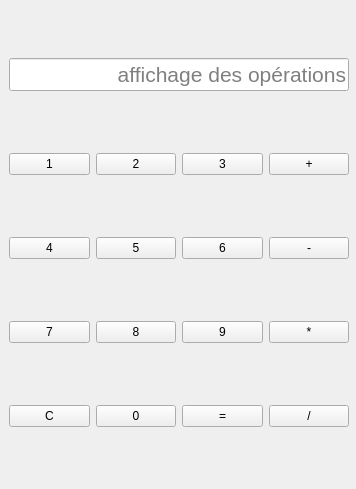
<?xml version="1.0" encoding="UTF-8"?>
<ui version="4.0">
 <class>Calculatrice</class>
 <widget class="QWidget" name="Calculatrice">
  <property name="geometry">
   <rect>
    <x>0</x>
    <y>0</y>
    <width>356</width>
    <height>489</height>
   </rect>
  </property>
  <property name="windowTitle">
   <string>Calculatrice</string>
  </property>
  <widget class="QWidget" name="">
   <property name="geometry">
    <rect>
     <x>9</x>
     <y>2</y>
     <width>340</width>
     <height>481</height>
    </rect>
   </property>
   <layout class="QGridLayout" name="gridLayout">
    <item row="0" column="0" colspan="4">
     <widget class="QLineEdit" name="lineEdit">
      <property name="font">
       <font>
        <pointsize>16</pointsize>
       </font>
      </property>
      <property name="layoutDirection">
       <enum>Qt::LeftToRight</enum>
      </property>
      <property name="text">
       <string/>
      </property>
      <property name="alignment">
       <set>Qt::AlignRight|Qt::AlignTrailing|Qt::AlignVCenter</set>
      </property>
      <property name="placeholderText">
       <string>affichage des opérations</string>
      </property>
     </widget>
    </item>
    <item row="1" column="0">
     <widget class="QPushButton" name="pushButton1">
      <property name="minimumSize">
       <size>
        <width>0</width>
        <height>0</height>
       </size>
      </property>
      <property name="text">
       <string>1</string>
      </property>
     </widget>
    </item>
    <item row="1" column="1">
     <widget class="QPushButton" name="pushButton2">
      <property name="minimumSize">
       <size>
        <width>0</width>
        <height>0</height>
       </size>
      </property>
      <property name="text">
       <string>2</string>
      </property>
     </widget>
    </item>
    <item row="1" column="2">
     <widget class="QPushButton" name="pushButton3">
      <property name="minimumSize">
       <size>
        <width>0</width>
        <height>0</height>
       </size>
      </property>
      <property name="baseSize">
       <size>
        <width>20</width>
        <height>20</height>
       </size>
      </property>
      <property name="text">
       <string>3</string>
      </property>
     </widget>
    </item>
    <item row="1" column="3">
     <widget class="QPushButton" name="pushButtonPlus">
      <property name="minimumSize">
       <size>
        <width>0</width>
        <height>0</height>
       </size>
      </property>
      <property name="text">
       <string>+</string>
      </property>
     </widget>
    </item>
    <item row="2" column="0">
     <widget class="QPushButton" name="pushButton4">
      <property name="minimumSize">
       <size>
        <width>0</width>
        <height>0</height>
       </size>
      </property>
      <property name="text">
       <string>4</string>
      </property>
     </widget>
    </item>
    <item row="2" column="1">
     <widget class="QPushButton" name="pushButton5">
      <property name="minimumSize">
       <size>
        <width>0</width>
        <height>0</height>
       </size>
      </property>
      <property name="text">
       <string>5</string>
      </property>
     </widget>
    </item>
    <item row="2" column="2">
     <widget class="QPushButton" name="pushButton6">
      <property name="minimumSize">
       <size>
        <width>0</width>
        <height>0</height>
       </size>
      </property>
      <property name="text">
       <string>6</string>
      </property>
     </widget>
    </item>
    <item row="2" column="3">
     <widget class="QPushButton" name="pushButtonMoins">
      <property name="minimumSize">
       <size>
        <width>0</width>
        <height>0</height>
       </size>
      </property>
      <property name="text">
       <string>-</string>
      </property>
     </widget>
    </item>
    <item row="3" column="0">
     <widget class="QPushButton" name="pushButton7">
      <property name="minimumSize">
       <size>
        <width>0</width>
        <height>0</height>
       </size>
      </property>
      <property name="text">
       <string>7</string>
      </property>
     </widget>
    </item>
    <item row="3" column="1">
     <widget class="QPushButton" name="pushButton8">
      <property name="minimumSize">
       <size>
        <width>0</width>
        <height>0</height>
       </size>
      </property>
      <property name="text">
       <string>8</string>
      </property>
     </widget>
    </item>
    <item row="3" column="2">
     <widget class="QPushButton" name="pushButton9">
      <property name="minimumSize">
       <size>
        <width>0</width>
        <height>0</height>
       </size>
      </property>
      <property name="text">
       <string>9</string>
      </property>
     </widget>
    </item>
    <item row="3" column="3">
     <widget class="QPushButton" name="pushButtonMulti">
      <property name="minimumSize">
       <size>
        <width>0</width>
        <height>0</height>
       </size>
      </property>
      <property name="text">
       <string>*</string>
      </property>
     </widget>
    </item>
    <item row="4" column="0">
     <widget class="QPushButton" name="pushButtonClear">
      <property name="minimumSize">
       <size>
        <width>0</width>
        <height>0</height>
       </size>
      </property>
      <property name="text">
       <string>C</string>
      </property>
     </widget>
    </item>
    <item row="4" column="1">
     <widget class="QPushButton" name="pushButton0">
      <property name="minimumSize">
       <size>
        <width>0</width>
        <height>0</height>
       </size>
      </property>
      <property name="text">
       <string>0</string>
      </property>
     </widget>
    </item>
    <item row="4" column="2">
     <widget class="QPushButton" name="pushButtonEgal">
      <property name="minimumSize">
       <size>
        <width>0</width>
        <height>0</height>
       </size>
      </property>
      <property name="text">
       <string>=</string>
      </property>
     </widget>
    </item>
    <item row="4" column="3">
     <widget class="QPushButton" name="pushButtonDivision">
      <property name="minimumSize">
       <size>
        <width>0</width>
        <height>0</height>
       </size>
      </property>
      <property name="text">
       <string>/</string>
      </property>
     </widget>
    </item>
   </layout>
  </widget>
 </widget>
 <resources/>
 <connections/>
</ui>
